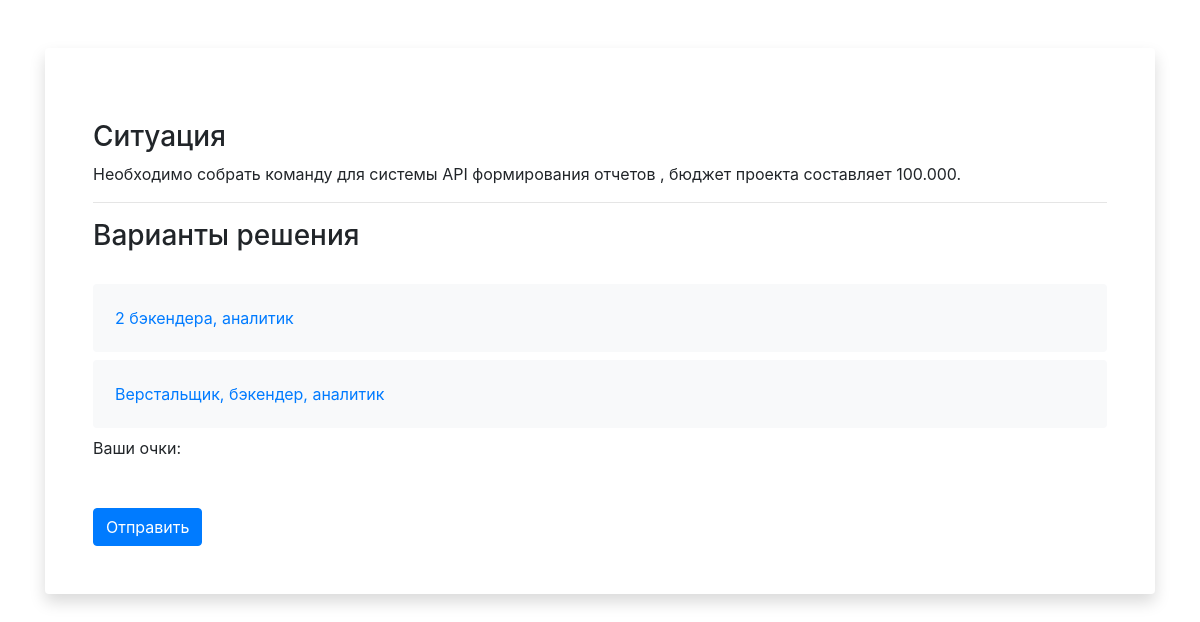
The page /sim/question/1 on the database its author committed.
### sim/models.py (models this page shows, shortened)
class Question(models.Model):
    type = models.CharField(max_length=10, choices=QUESTION_CHOICES, default=QUESTION_CHOICES[1][0])
    name = models.TextField(unique=True)

class Answer(models.Model):
    question = models.ForeignKey(Question, related_name='question_answers', null=False, blank=False,
                                 on_delete=models.CASCADE)
    text = models.TextField()
    class Meta:
        unique_together = (('question', 'text'),)

### sim/views.py (the view, shortened to what this page needs)
# urls.py: url(r'^question/(?P<q_id>[0-9]+)$', question, name='question')
def question(request, q_id):
    question = Question.objects.get(id=q_id)
    question_answers = question.question_answers.all()
    results = Result.objects.filter(
        session_key=request.session.session_key)
    response = render(request, 'sim/question.html', {'answers': question_answers, 'results': results})
    return response

### templates/sim/question.html (shortened to what this page needs)
{% load static %}
<!DOCTYPE html>
<html lang="en">
<head>
    <link rel="stylesheet" href="https://stackpath.bootstrapcdn.com/bootstrap/4.3.1/css/bootstrap.min.css"
>
    <link href="{% static "css/custom.css" %}" type="text/css" rel="stylesheet"/>
</head>
<body>
<div class="container">
    <div class="card border-0 shadow my-5">
        <div class="card-body p-5">
            <br>
            <h3>Ситуация</h3>
            {{ answers.first.question.name }}
            <hr>
            <h3>Варианты решения</h3>
            <br>
            <form method="post">
                {% for answer in answers %}
                    <label>
                        <div class=" card card-body bg-light d-flex flex-row justify-content-between align-items-center">
                            {{ answer.text }}
                        </div>
                    </label>
                {% endfor %}
                Ваши очки:
                <br>
                <br>
                <br>
                <button type="submit" class="btn btn-primary labelText">
                    Отправить
                </button>
            </form>
        </div>
    </div>
</div>
</body>
</html>

### static/css/custom.css (style rules this page uses)
label { width: 100%; font-size: 1rem; }
.card-input-element+.card { height: calc(36px + 2*1rem); color: var(--primary); -webkit-box-shadow: none; box-shadow: none; border: 2px solid transparent; border-radius: 4px; }
body { background: url("http://wellworthsurgical.com/wp-content/uploads/parser/work-desk-background-1.jpg") no-repeat center center fixed; -webkit-background-size: cover; -moz-background-size: cover; background-size: cover; -o-background-size: cover; }

### rows shown on the page
Question: first.question.name "Необходимо собрать команду для системы API формирования отчетов , бюджет проекта составляет 100.000."
Answer: text "2 бэкендера, аналитик"
Answer: text "Верстальщик, бэкендер, аналитик"
